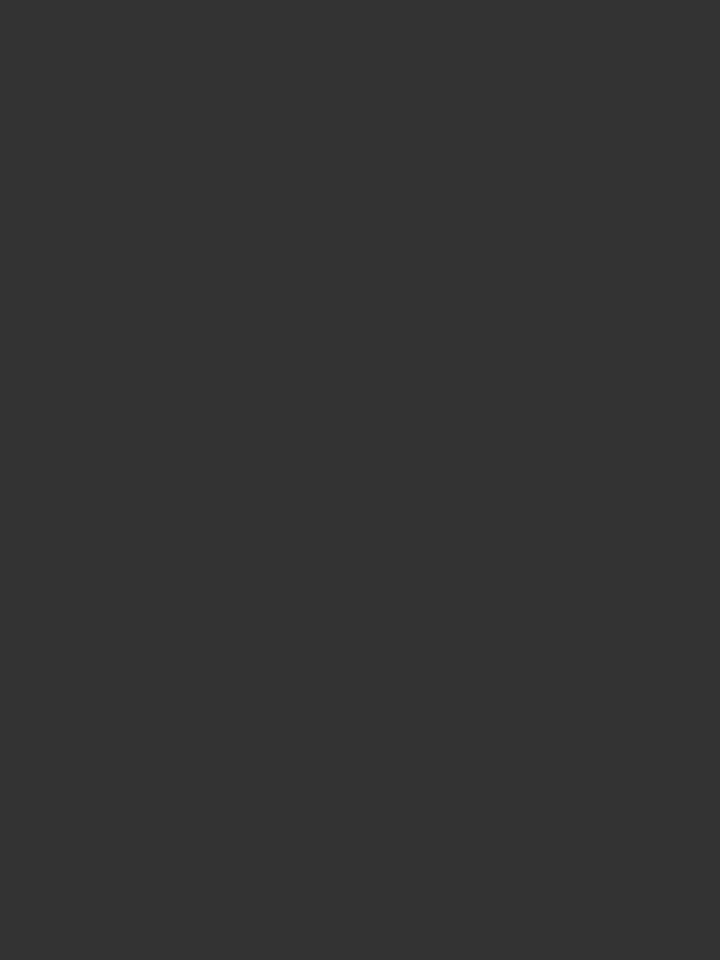
Frame 1 (no input)
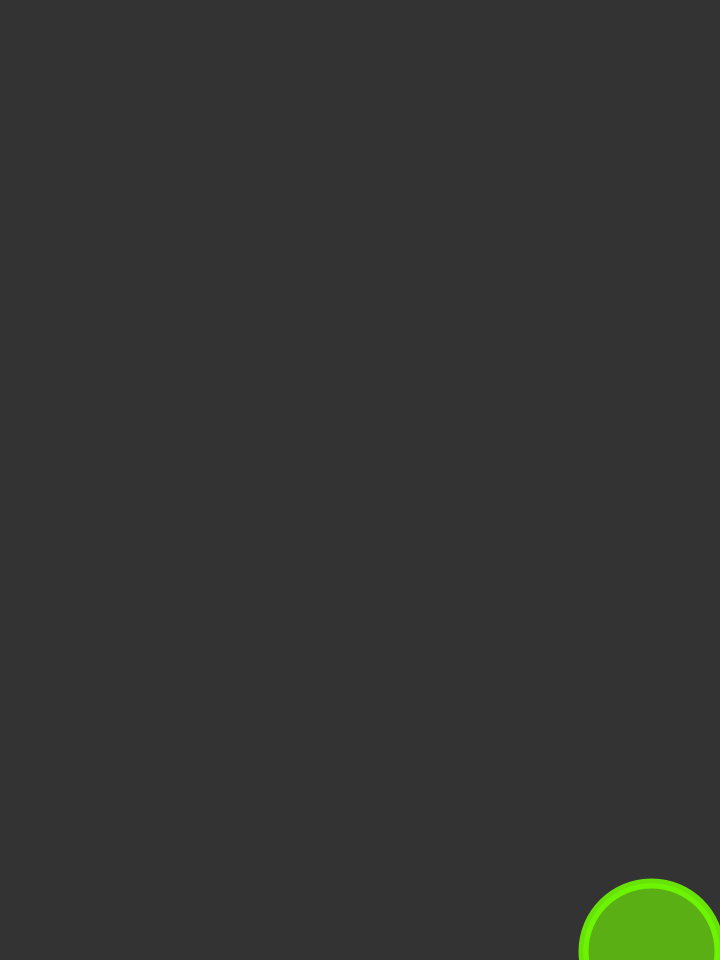
Frame 60 (the mouse pressed at the canvas centre just before this capture)
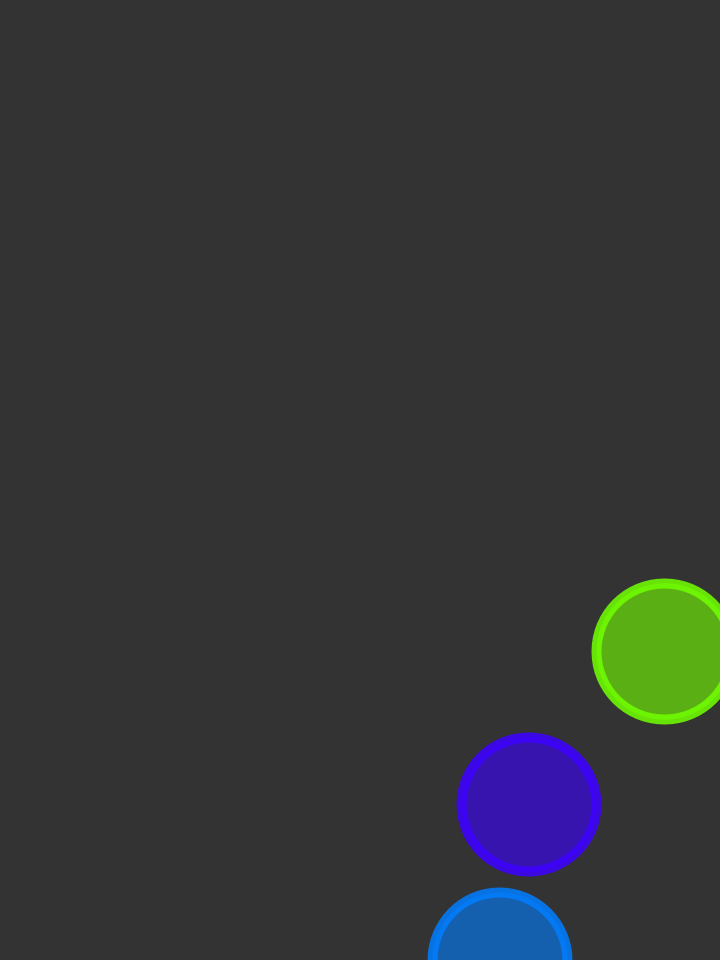
Frame 120 (the mouse held since frame 60 and released just before this capture)

The Processing sketch that drew these frames (run headless with seeded random() and noise(); from frame 60 on, the mouse is pressed at the canvas centre):

// Processing sketch: BubblePop2
// ── BubblePop2.pde
ArrayList<Bubble> bs;
float timer;
float speed;

void setup() {
  //fullScreen();
  size(720, 960);
  colorMode(HSB);
  bs = new ArrayList<Bubble>();
  timer = 0;
  speed = 5;
}

void tick() {
  if (timer > 30) {
    timer = 0;
    float size = random(20)+260;
    color c = floor(random(255));
    bs.add(new Bubble(random(width-size/2)+size/2, height + size/2, c, size, speed));
  }
  timer++;
}

void mousePressed() {
  for (int i = bs.size() - 1; i >= 0; i--) {
    Bubble b = bs.get(i);
    if (PVector.dist(b.pos, new PVector(mouseX, mouseY)) < b.size/2 && !b.popping) {
      b.pop();
    }
  }
}

void draw() {
  background(0, 0, 51);
  tick();
  for (int i = bs.size() - 1; i >= 0; i--) {
    Bubble b = bs.get(i);
    if (b.pos.y + b.size < 0 || b.popped) {
      bs.remove(i);
    }
    b.update();
    b.display();
  }
}
// ── Bubble.pde
class Bubble {
  color color_;
  float size, speed;
  PVector vel, pos;
  boolean popped, popping;
  ArrayList<PVector> popInner, popOuter, popDirections;
  int lines, popRes;

  Bubble(float x, float y, color color_, float size, float speed) {
    pos = new PVector(x, y);
    this.color_ = color_;
    this.size = size;
    this.speed = speed;
    vel = new PVector(random(speed*2)-speed, -speed);
    popping = false;
    popped = false;
    popRes = 15;
    lines = 7;
  }

  void pop() {
    popInner = new ArrayList<PVector>();
    popOuter = new ArrayList<PVector>();
    popDirections = new ArrayList<PVector>();
    PVector popDirection = new PVector(0, size/2/popRes);
    PVector popCenter = pvcopy(pos);
    for (int i = 0; i < lines; i++) {
      popDirection.rotate(PI*2/lines);
      popDirections.add(pvcopy(popDirection));
      //popCenter.set(pos.x, pos.y);
      popCenter.add(popDirection);
      //PVector tmpPopInner = new PVector(popCenter.x + popDirection.x, popCenter.y + popDirection.y); 
      popInner.add(pvcopy(popCenter).add(pvcopy(popDirection).mult(3)));
      //PVector tmpPopOuter = new PVector(tmpPopInner.x + popDirection.x, tmpPopInner.y + popDirection.y); 
      popOuter.add(pvcopy(popCenter).add(pvcopy(popDirection).mult(3)));
    }
    popping = true;
  }

  void update() {
    if (popping) {
      updatePop();
    } else {
      updateBubble();
    }
  }

  void updateBubble() {
    vel.set(random(speed*2)-speed, -speed);
    pos.add(vel);
  }

  void updatePop() {
    if (PVector.dist(popOuter.get(popOuter.size() - 1), pos) < size/4) {
      for (int i = 0; i < popOuter.size(); i++) {
        popOuter.get(i).add(popDirections.get(i));
      }
    } else {
      for (int i = 0; i < popInner.size(); i++) {
        popInner.get(i).add(popDirections.get(i));
      }
    }
    if (PVector.dist(popInner.get(popInner.size() - 1), pos) > size/4) {
      popped = true;
    }
  }

  void display() {
    if (popping) {
      displayPop();
    } else {
      displayBubble();
    }
  }

  void displayBubble() {
    strokeWeight(10);
    stroke(color_, 255, 255, 220);
    fill(color_, 255, 255, 155);
    ellipse(pos.x, pos.y, size/2, size/2);
  }

  void displayPop() {
    strokeWeight(10);
    stroke(color_, 255, 255, 220);
    for (int i = 0; i < popOuter.size(); i++) {
      PVector po = popOuter.get(i);
      PVector pi = popInner.get(i);
      line(po.x, po.y, pi.x, pi.y);
    }
  }
}

PVector pvcopy(PVector p) {
  return new PVector(p.x, p.y);
}
